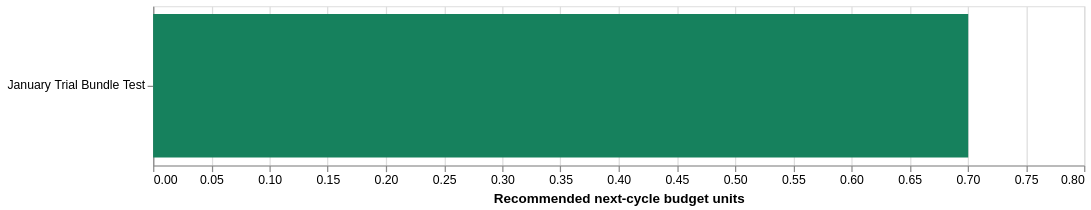

The cell this chart's notebook holds for it:
### Markdown cell above
## 9. Final Campaign Action And Budget

The statistical decision and evidence status create reporting labels:

| Statistical evidence | Efficiency | Final action |
|---|---|---|
| SCALE | Better or equal to peer | SCALE |
| SCALE | Worse or unavailable | KEEP_AS_TEST |
| HOLD | Any | KEEP_AS_TEST |
| KILL | Any | DO_NOT_FUND |
| Too little evidence | Any | INSUFFICIENT_EVIDENCE |

For a `provisional` shared-Link-CTR benchmark, any assessable statistical result is
capped at `KEEP_AS_TEST`. It cannot trigger `SCALE` or `DO_NOT_FUND`.

For this POC, those labels do not gate budget. Previous-cycle spend shares preserve
each objective envelope, then all campaigns with both components share the full
envelope using `probability_better x semantic range_low`. Missing components receive
zero; an objective with no valid priorities remains unallocated.

### Code cell
recommendation_rows = []
for _, row in campaigns.iterrows():
    allocation = allocations[str(row["campaign_id"])]
    recommendation_rows.append({
        "Campaign": row["campaign_name"],
        "Benchmark source": row["benchmark_scope"],
        "Benchmark quality": row["benchmark_quality"],
        "Statistical decision": row["statistical_decision"],
        "Efficiency": row["efficiency_comparison"],
        "Final action": row["recommended_action"],
        "Budget pool": allocation.budget_pool,
        "Primary probability": allocation.primary_probability_component,
        "Quality lower bound": allocation.semantic_priority,
        "Priority product": allocation.allocation_priority,
        "Normalized weight": allocation.allocation_weight,
        "Budget units": allocation.recommended_budget_units,
        "Previous-spend scenario": allocation.previous_spend_budget_units,
        "Allocation basis": allocation.allocation_basis,
        "Portfolio share": allocation.recommended_budget_share,
        "Reason codes": ", ".join(allocation.reason_codes),
    })
recommendation_table = pd.DataFrame(recommendation_rows)
display(recommendation_table.style.format({
    "Budget units": "{:.2f}", "Portfolio share": "{:.2%}",
    "Primary probability": "{:.2%}", "Quality lower bound": "{:.2%}",
    "Priority product": "{:.4f}", "Normalized weight": "{:.2%}"
}))

budget_data = recommendation_table[recommendation_table["Budget units"].gt(0)]
if not budget_data.empty:
    budget_chart = alt.Chart(budget_data).mark_bar().encode(
        y=alt.Y("Campaign:N", sort="-x", title=None),
        x=alt.X("Budget units:Q", title="Recommended next-cycle budget units"),
        color=alt.value("#16815d"),
        tooltip=["Campaign", "Final action", "Primary probability",
                 "Quality lower bound", "Priority product",
                 alt.Tooltip("Budget units:Q", format=".2f")],
    ).properties(width=760, height=max(130, len(budget_data) * 48))
    display(budget_chart)
else:
    display(Markdown("**No budget is assigned to this objective under the current evidence rules.**"))

### Figure 1 — Vega-Lite specification as saved in the notebook (floating-point values rounded to 4 significant figures)
{"config": {"view": {"continuousWidth": 300, "continuousHeight": 300}}, "data": {"name": "data-932eb8bb875f5552a57a957ad7c07ab7"}, "mark": {"type": "bar"}, "encoding": {"color": {"value": "#16815d"}, "tooltip": [{"field": "Campaign", "type": "nominal"}, {"field": "Final action", "type": "nominal"}, {"field": "Primary probability", "type": "quantitative"}, {"field": "Quality lower bound", "type": "quantitative"}, {"field": "Priority product", "type": "quantitative"}, {"field": "Budget units", "format": ".2f", "type": "quantitative"}], "x": {"field": "Budget units", "title": "Recommended next-cycle budget units", "type": "quantitative"}, "y": {"field": "Campaign", "sort": "-x", "title": null, "type": "nominal"}}, "height": 130, "width": 760, "$schema": "https://vega.github.io/schema/vega-lite/v5.20.1.json", "datasets": {"data-932eb8bb875f5552a57a957ad7c07ab7": [{"Campaign": "January Trial Bundle Test", "Benchmark source": "shared_primary_kpi_group", "Benchmark quality": "provisional", "Statistical decision": "hold", "Efficiency": "unavailable", "Final action": "keep_as_test", "Budget pool": "score_based", "Primary probability": 0.9436, "Quality lower bound": 0.2392, "Priority product": 0.2257, "Normalized weight": 1.0, "Budget units": 0.7004, "Previous-spend scenario": 0.7004, "Allocation basis": "primary_probability_x_semantic_lower_bound", "Portfolio share": 0.007004, "Reason codes": "PRIMARY_LIFT_RANGE_CROSSES_ZERO, SAME_OBJECTIVE_PEERS_INSUFFICIENT, FALLBACK_TO_SHARED_PRIMARY_KPI_GROUP, FALLBACK_ACTION_CAPPED_AT_TEST, BUDGET_WEIGHTED_BY_PRIMARY_PROBABILITY_X_SEMANTIC_LOWER_BOUND"}]}}
